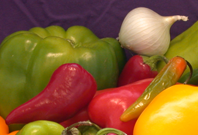
#> input picture imdata/onion.png, 198 x 135 px
$ python add-two-images.py
#> lines starting #> are read from the running program, lines starting #| are printed output that depends on the picture
import cv2
import matplotlib
matplotlib.use('TkAgg')
import matplotlib.pyplot as plt

img1 = cv2.imread('./imdata/onion.png')
#> img1 is the input picture: shape (135, 198, 3); mean B, G, R 45.3, 92.8, 137.3
img2 = cv2.imread('./imdata/cameraman.tif')
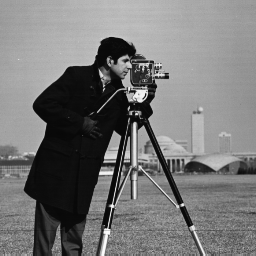
#> input picture imdata/cameraman.tif, 256 x 256 px
#> img2 is the input picture: shape (256, 256, 3); min 7, max 253, mean 118.7

x, y, z = img1.shape
#> x = 135; y = 198; z = 3

img2[:x, :y, :] = img2[:x, :y, :] + img1
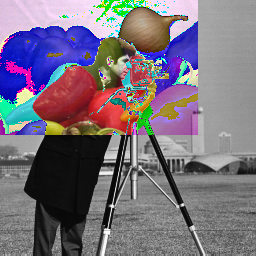
#> img2: shape (256, 256, 3); mean B, G, R 125.5, 112.1, 120.7

# Add two image
plt.imshow(img2, cmap='gray')
plt.show()
